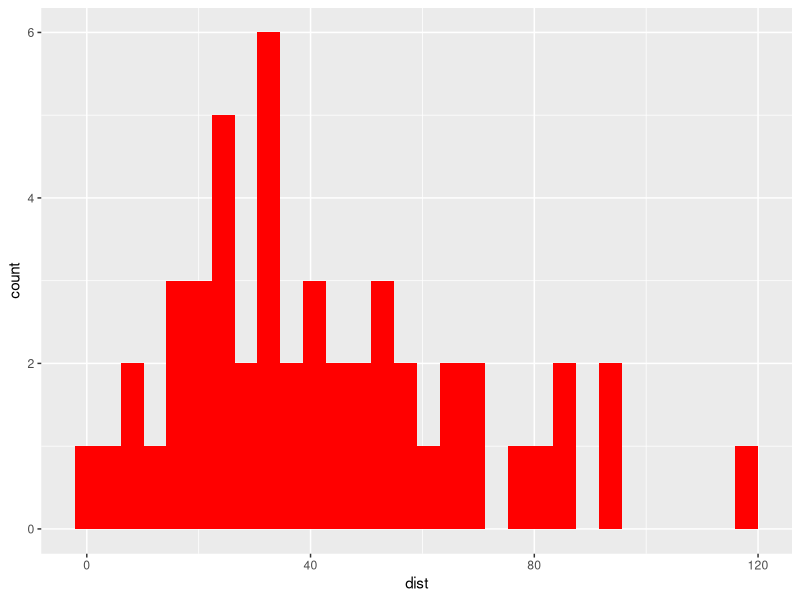
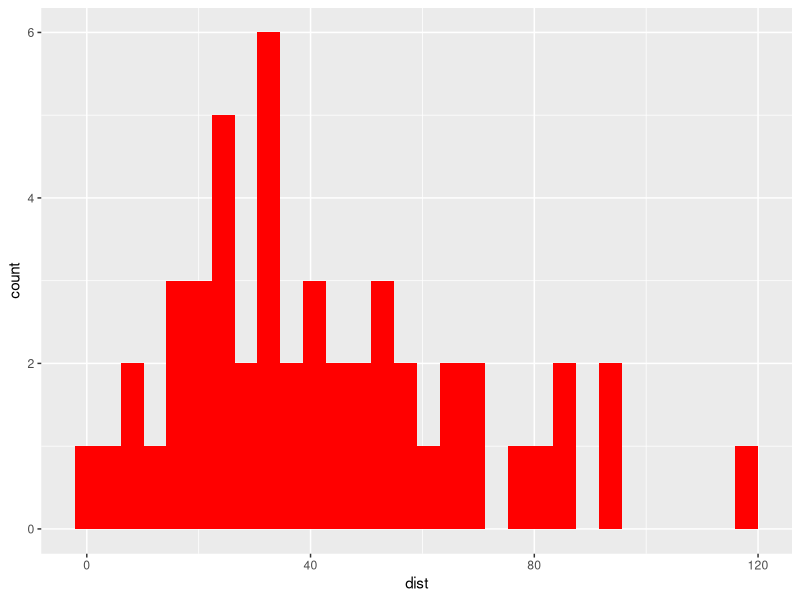

Generate these figures, in order, with R:
## ---- chunk 1
knitr::opts_chunk$set(
  collapse = TRUE,
  comment = "#>",
  eval = T
)
## ---- chunk 2
library(ggplot2)

ggplot(data = cars, aes(x = dist)) + 
  geom_histogram(fill = "red")

## ---- chunk 3
geom_histogram_red <- function(...){
  
  ggplot2::geom_histogram(fill = "red", ...)
  
  
}
## ---- chunk 4
ggplot(cars, aes(dist)) + 
  geom_histogram_red()
## ---- chunk 5
all <- sessionInfo() |> print() |> capture.output()
all[11:17]
## ---- chunk 6
fs::dir_tree(recurse = T)
